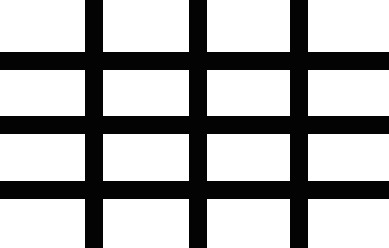
#> input picture mybook/opencv_king_book/ch13/map.jpg, 389 x 248 px
$ python ch13_2.py
#> lines starting #> are read from the running program, lines starting #| are printed output that depends on the picture
# ch13_2.py
import cv2

src = cv2.imread("map.jpg")
#> src is the input picture: shape (248, 389, 3); min 0, max 255, mean 172.8
dst = cv2.Sobel(src, -1, 1, 0)      # 計算 x 軸影像梯度
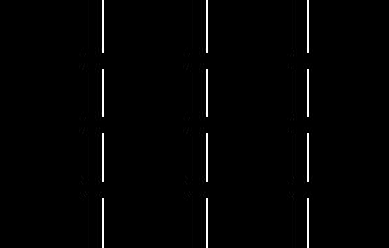
#> dst: shape (248, 389, 3); min 0, max 255, mean 3.3
cv2.imshow("Src", src)
cv2.imshow("Dst", dst)

cv2.waitKey(0)
cv2.destroyAllWindows()

$ run again, with mybook/opencv_king_book/ch13/laplacian.jpg copied over mybook/opencv_king_book/ch13/map.jpg
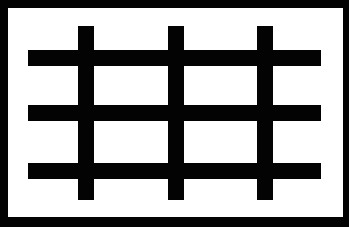
#> input picture mybook/opencv_king_book/ch13/laplacian.jpg, 349 x 227 px
#> src is the input picture: shape (227, 349, 3); min 0, max 255, mean 161.7
#> `dst = cv2.Sobel(src, -1, 1, 0)`:
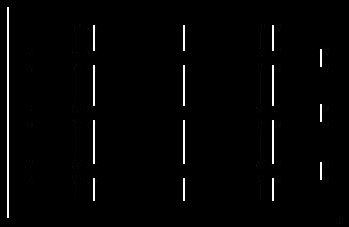
#> dst: shape (227, 349, 3); min 0, max 255, mean 4.4
